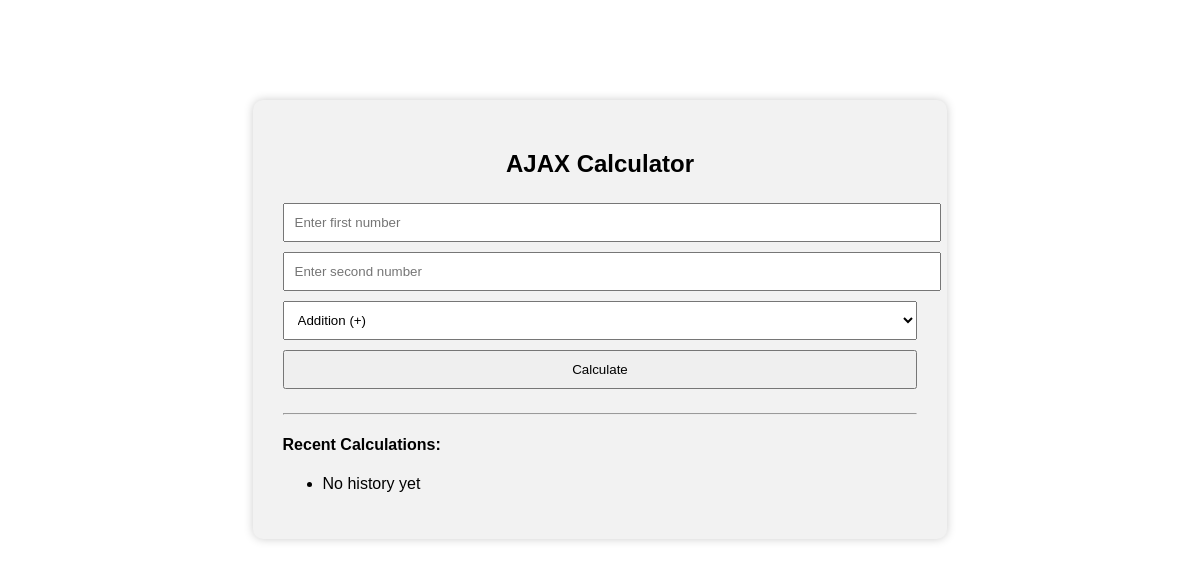
Before: / with the older database file.
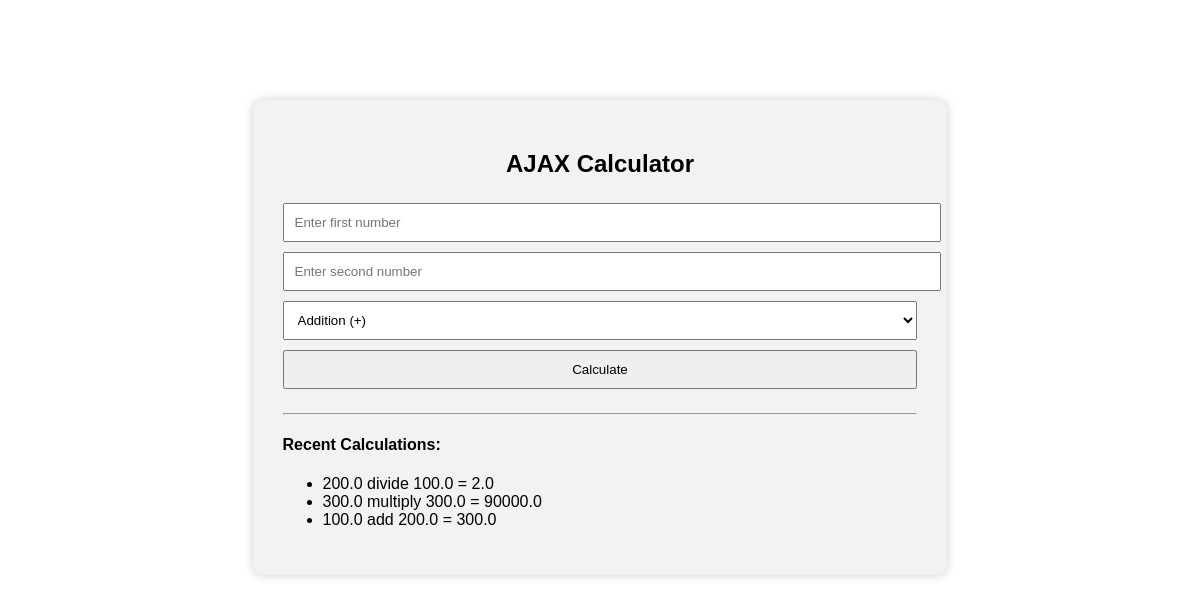
After: the same page with the newer database file.
### calc/models.py (models this page shows, shortened)
class Calculation(models.Model):
    num1 = models.FloatField()
    num2 = models.FloatField()
    operation = models.CharField(max_length=20)
    result = models.CharField(max_length=100)
    created_at = models.DateTimeField(auto_now_add=True)

### calc/views.py (the view)
# urls.py: path('', views.index, name='home'),
def index(request):
    history = Calculation.objects.all().order_by('-created_at')[:5]
    return render(request, "calc/index.html", {"history": history})

### calc/templates/calc/index.html (shortened to what this page needs)
<!DOCTYPE html>
<html lang="en">
<head>
</head>
<body>
    <div class="calculator">
        <h2>AJAX Calculator</h2>
        <form id="calcForm">
            <input type="number" step="any" name="num1" placeholder="Enter first number" required>
            <input type="number" step="any" name="num2" placeholder="Enter second number" required>
            <select name="operation" required>
                <option value="add">Addition (+)</option>
            </select>
            <button type="submit">Calculate</button>
        </form>
<hr>
<h4>Recent Calculations:</h4>
<ul id="history">
    {% for calc in history %}
        <li>{{ calc.num1 }} {{ calc.operation }} {{ calc.num2 }} = {{ calc.result }}</li>
    {% empty %}
        <li>No history yet</li>
    {% endfor %}
</ul>
    </div>
</body>
</html>

### calc/templates/calc/index.html (style rules this page uses)
body { font-family: Arial; display: flex; justify-content: center; margin-top: 100px; }
.calculator { background: #f2f2f2; padding: 30px; border-radius: 10px; box-shadow: 0 0 10px #ccc; }
input, select, button { padding: 10px; margin: 5px 0; width: 100%; }
h2, h3 { text-align: center; }

Changed rows visible on the page:
added Calculation: num1 "200.0", operation "divide", num2 "100.0", result "2.0"
added Calculation: num1 "300.0", operation "multiply", num2 "300.0", result "90000.0"
added Calculation: num1 "100.0", operation "add", num2 "200.0", result "300.0"
Other visible differences:
text no longer shown: "No history yet"
